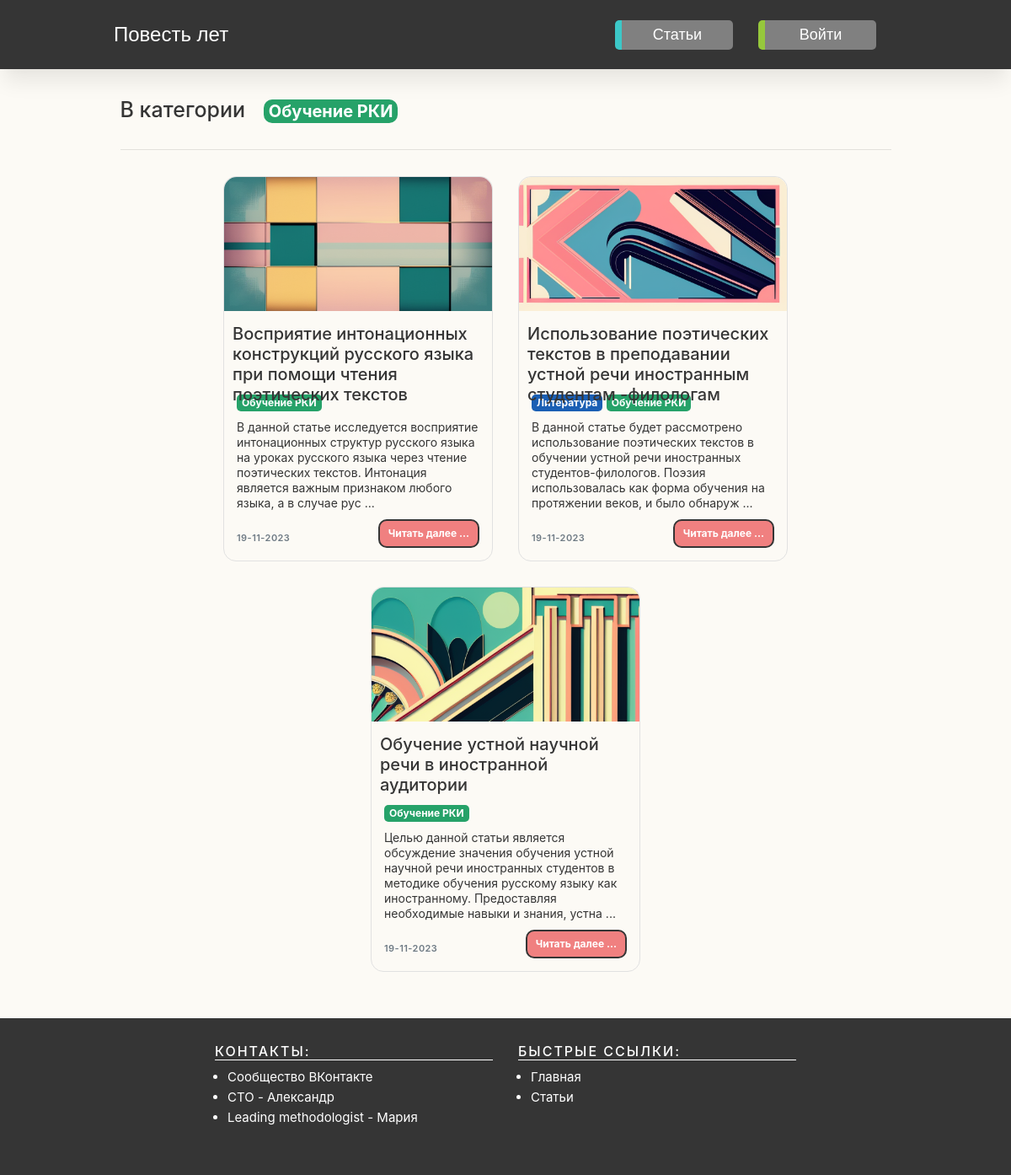
Page /articles/Обучение РКИ/ on the earlier database version.
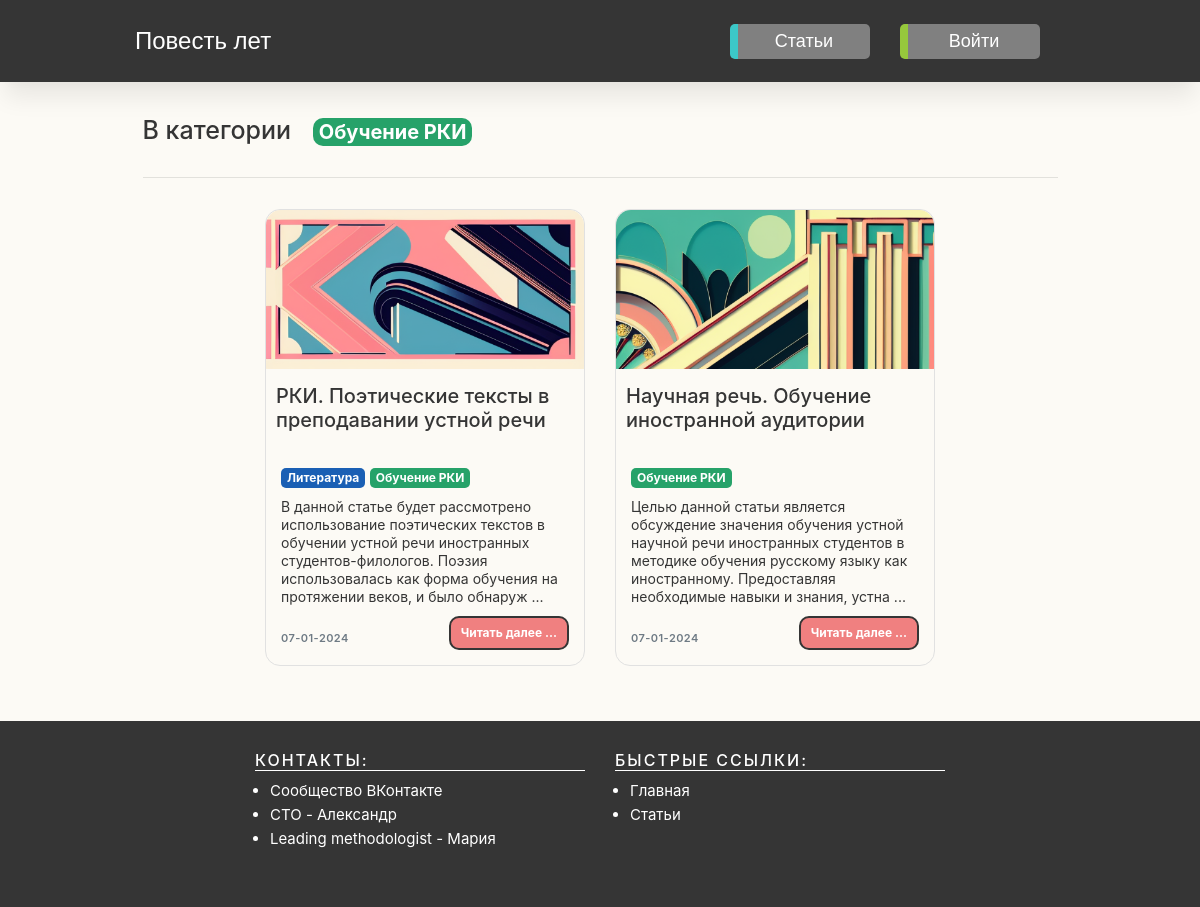
Same page on the later database version.
### apps/articles/models.py (models this page shows, shortened)
class Article(models.Model):
    title = models.CharField(max_length=100)
    attractive_text = models.TextField(default="Завлекающий текст")
    categories = models.ManyToManyField("Category", related_name="articles")
    image_base = models.ImageField(
        upload_to="static/img", default="img/solid-color-image.png"
    )
    main_text = models.TextField(default="Основной текст")
    main_text_headers_list = ListTextField(
        base_field=models.CharField(max_length=40, default=""),
        size=100,  # Maximum of 100 ids in list
        default=None,
    )
    main_text_headers_list_keys = models.CharField(max_length=200, default=" ")
    created_on = models.DateTimeField(auto_now_add=True)
    last_modified = models.DateTimeField(auto_now=True)
    flag_article_enabled = models.BooleanField(default=False)
    class Meta:
        verbose_name = "2.1. Статья"
        verbose_name_plural = "2.1. Статьи"
        ordering = ["-title"]

class Category(models.Model):
    name = models.CharField(max_length=20)
    color = models.CharField(max_length=7, default="#ffffff")
    class Meta:
        verbose_name = "2.2. Категория"
        verbose_name_plural = "2.2. Категории"

### apps/main/scripts.py (the view)
    def wrapper(*args, **kwargs):
        request = args[0]
        adress = request.META.get("HTTP_X_FORWARDED_FOR")
        if adress:
            user_ip = adress.split(",")[-1].strip()
        else:
            user_ip = request.META.get("REMOTE_ADDR")
        user_agent = request.META.get("HTTP_USER_AGENT")
        opened = request.path
        message = (
            "\t".join(
                [
                    datetime.now().strftime("%Y.%m.%d %H:%M:%S"),
                    f"{user_ip}\t{user_agent}\t{opened}",
                ]
            )
            + "\n"
        )
        flag_skip_local_usage = False
        if str(user_ip) in ("127.0.0.1", "192.168.0.17", "10.8.0.8"):
            flag_skip_local_usage = True
        if not flag_skip_local_usage:
            with open(os.path.join(LOG_FILEPATH, LOG_FILENAME), "a") as file:
                file.write(message)
        return function(*args, **kwargs)

### apps/articles/templatetags/articles_filters.py (called while the page is built)
@register.filter(name="sort_by_creation_date")
def sort_by_date(articles):
    articles_dict = {}
    for article in articles:
        articles_dict.update({article.pk: time.mktime(article.created_on.timetuple())})
    articles_dict = dict(sorted(articles_dict.items(), key=lambda item: item[1]))
    new_articles_list = []
    for pk in articles_dict.keys():
        for article in articles:
            if article.pk == pk:
                new_articles_list.append(article)
    return new_articles_list[::-1]

### apps/articles/views.py (called while the page is built)
@register_user_activity
def articles_category(request, category):
    category_decoded = urllib.parse.unquote(category)
    articles = Article.objects.filter(
        categories__name__contains=category_decoded, flag_article_enabled=True
    ).order_by("-last_modified")
    category_object = Category.objects.get(name=category)
    context = {"category": category_object, "articles": articles}
    return render(request, "articles_category.html", context)

### apps/articles/templates/articles_category.html
{% extends "base.html" %}
{% block page_content %}
{% load static %}
{% load articles_filters %}
<div class="container">
        <h1 class="block_header first_block_header">В категории
            <span
                class="badge badge-primary category_tiles_element_text"
                style="background-color: {{ category.color }};"
            >{{ category.name }}</span>
        </h1>
        <hr>
        <div class="uicore-grid-container uicore-blog-grid uicore-grid-row uicore-masonry uicore-landscape-ratio uicore-medium-space animate-3 ui-st-boxed " data-grid="masonryb" data-col="3" data-space="30">
            {% for article in articles|sort_by_creation_date %}
            <div class="uicore-grid-item uicore-col-md-6 uicore-col-lg-4  uicore-float uicore-animate post-15671 post type-post status-publish format-standard has-post-thumbnail hentry category-smm category-lichnyj-opyt category-nejroseti"  >
                <article class="uicore-post">
                    <div class="uicore-post-wrapper">
                        <div class="uicore-blog-img-container uicore-zoom-wrapper">
                            <img class="uicore-cover-img" src="{{ article.image_base.url }}" width="100%" alt="{{ article.title }}">
                        </div>
                        <div class="uicore-post-info">
                            <div class="uicore-post-info-wrapper">
                                <h2 class="card-title project_card_title">
                                    <span>{{ article.title }}</span>
                                </h2>
                                <div class="uicore-post-category uicore-body">
                                    {% for category in article.categories.all %}
                                        <a href="{% url 'articles_category' category.name %}" title="View {{ category.name }}">
                                            <span class="badge badge-primary" style="background-color: {{ category.color }}">
                                                {{ category.name }}
                                            </span>
                                        </a>
                                    {% endfor %}
                                </div>
                                <p class="card-text">{{ article.attractive_text | safe |slice:":200"}} ...</p>
                                <div class="aricle_card_footer">
                                    <div class="uicore-post-footer uicore-body"><span>{{ article.last_modified.date | date:"d-m-Y"}}</span></div>
                                    <a
                                        href="{% url 'articles_detail' article.pk %}"
                                        title="{{ article.title }}"
                                        class="next_action_btn">Читать далее ...</a>
                                </div>
                            </div>
                        </div>
                    </div>
                </article>
            </div>
            {% endfor %}
        </div>
</div>
{% endblock %}

Differences in the rows shown:
no longer on this page (row edited): Article: image_base (picture), title "Восприятие интонационных конструкций русского языка при помощи чтения поэтических текстов", attractive_text "В данной статье исследуется восприятие интонационных структур русского языка на уроках русского языка через чтение поэтических текстов. Интонация является важным признаком любого языка, а в случае рус", last_modified "19-11-2023", Category (name "Обучение РКИ")
changed Article: title "Использование поэтических текстов в преподавании устной речи иностранным студентам -филологам" → "РКИ. Поэтические тексты в преподавании устной речи"; last_modified "19-11-2023" → "07-01-2024"
changed Article: title "Обучение устной научной речи в иностранной аудитории" → "Научная речь. Обучение иностранной аудитории"; last_modified "19-11-2023" → "07-01-2024"
